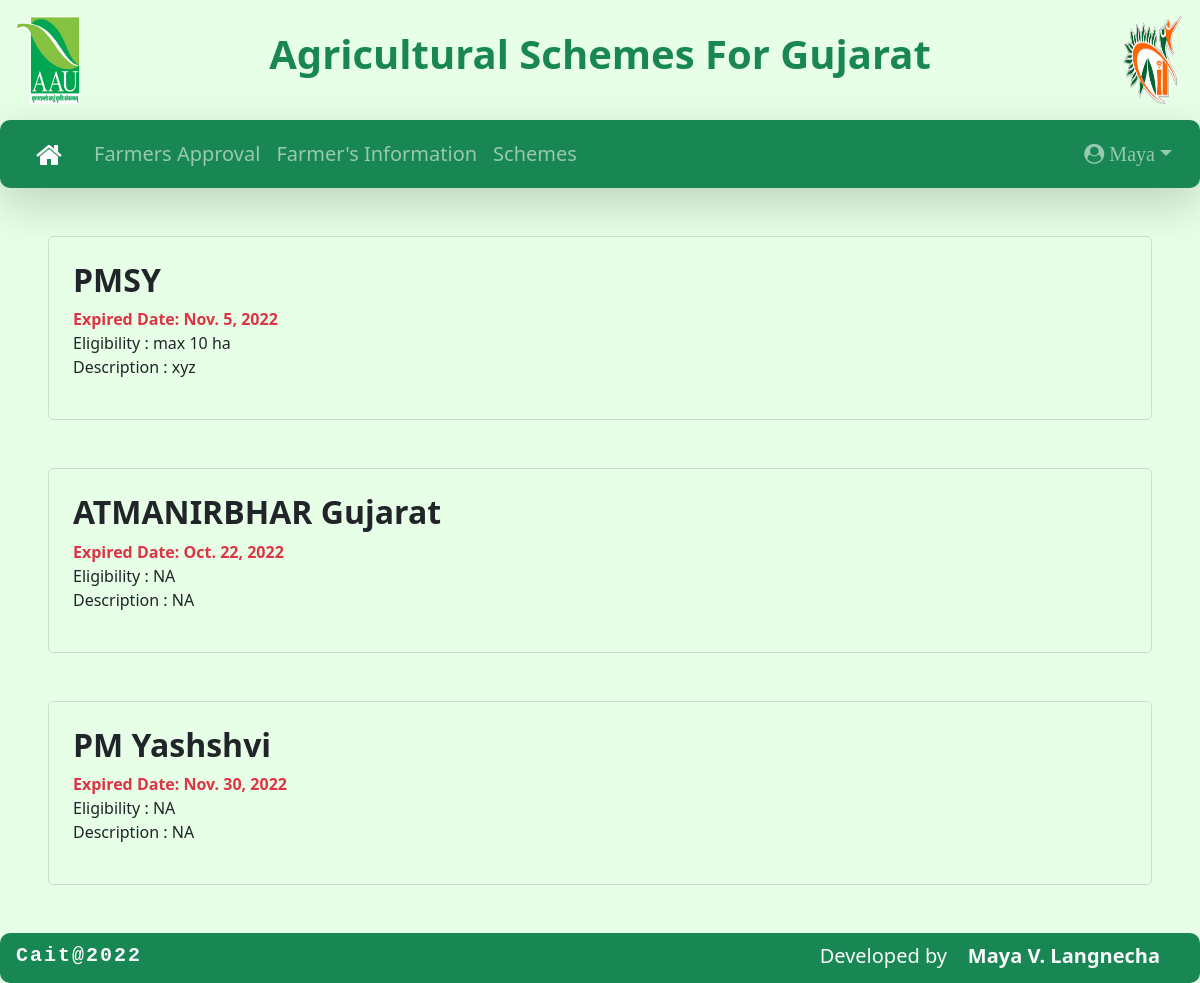
/admin_scheme/ (signed in), run on the app's committed database.
### model/models.py (models this page shows)
class user(models.Model):
    Id = models.AutoField(primary_key=True)
    Mobile_number = models.CharField(max_length=10,unique=True)
    Name = models.CharField(max_length=100)
    User_type = models.CharField(max_length=20)
    Valid_user_or_not = models.BooleanField()
    Servay_num = models.CharField(max_length=10)
    Password = models.CharField(max_length=12)
    District = models.CharField(max_length=30)
    Taluka = models.CharField(max_length=30)
    Village = models.CharField(max_length=30)
    Land_area = models.CharField(max_length=20)

class schemes(models.Model):
    Schemes_id = models.AutoField(primary_key=True)
    Name = models.CharField(max_length=100)
    Eligibility = models.CharField(max_length=1000)
    For_district = models.CharField(max_length=30)
    For_taluka = models.CharField(max_length=30)
    Starting_date = models.DateField(max_length=20)
    Ending_date = models.DateField(max_length=20)
    Schemes_desc = models.CharField(max_length=2000)

### Agricultural_scheme/views.py (the view)
# urls.py: path('admin_scheme/',views.admin_scheme,name='admin_scheme'),
def admin_scheme(request):
    if request.session.has_key('sarpanch'):
        fname = request.session['sname']
        vdata = user.objects.get(Mobile_number=suser)
        dist = vdata.District
        taluka = vdata.Taluka
        schemedata1 = schemes.objects.filter(For_district='ALL').values()
        schemedata2 = schemes.objects.filter(For_district=dist,For_taluka='ALL').values()
        schemedata3 = schemes.objects.filter(For_district=dist,For_taluka=taluka).values()
        context={
            'schemedata1' : schemedata1,
            'schemedata2' : schemedata2,
            'schemedata3' : schemedata3,
            'sname' : sname,
            'suser' : suser,
            'sdata' : sdata,
        }
        return render(request, 'admin_scheme.html',context)
    else:
        return redirect(login)

### Templates/admin_scheme.html (shortened to what this page needs)
{% include "admin_header.html" %}
{% for i in schemedata1 %}
<div class="row">
    <div class="col-sm-12">
        <div class="card mx-5 mt-5 bg-transparent" style="border-radius: 5px;">
            <div class="card-body p-4">
                <h5 class="card-title fw-bold fs-2">{{i.Name}}</h5>
                <b class="text-danger">Expired Date: {{i.Ending_date}}</b>
                <p>Eligibility : {{i.Eligibility}} <br>
                    Description : {{i.Schemes_desc}}</p>
            </div>
        </div>
    </div>
</div>
{% endfor %}
{% include "footer.html" %}

### Templates/admin_header.html (shortened to what this page needs)
<!DOCTYPE html>
<html lang="en">
<head>
    <link href="https://cdn.jsdelivr.net/npm/bootstrap@5.0.2/dist/css/bootstrap.min.css" rel="stylesheet"
>
    <link rel="stylesheet" href="https://cdnjs.cloudflare.com/ajax/libs/font-awesome/4.7.0/css/font-awesome.min.css">
    <link rel="stylesheet" href="/static/css/style.css">
</head>
<body>
    <div class="container-fluid all">
        <div class="header">
            <div class="logo1"><img src="/static/images/aau.png" class="img p-3" alt="aau"></div>
            <div class="title text-center fs-1 p-4 fw-bold text-success">Agricultural Schemes For Gujarat</div>
            <div class="logo2"><img src="/static/images/cait.png" class="img p-3" alt="cait"></div>
        </div>
        <nav class="navbar navbar-expand-lg navbar-dark bg-success br shadow-lg">
            <div class="container-fluid">
                <a class="navbar-brand fs-3 mx-4" href="../admin_dashboard/"><i class="fa fa-home"
                        aria-hidden="true"></i>
                </a>
                <div class="collapse navbar-collapse" id="navbarSupportedContent">
                    <ul class="navbar-nav me-auto mb-2 mb-lg-0">
                        <li class="nav-item">
                            <a class="nav-link fs-5" aria-current="page" href="../admin_approval/">Farmers Approval</a>
                        </li>
                        <li class="nav-item">
                            <a class="nav-link fs-5" aria-current="page" href="../admin_farm_info/">Farmer's
                                Information</a>
                        </li>
                        <li class="nav-item">
                            <a class="nav-link fs-5" aria-current="page" href="../admin_scheme/">Schemes</a>
                        </li>
                    </ul>
                    <ul class="navbar-nav">
                        <li class="nav-item dropdown">
                            <a href="#" class="nav-link dropdown-toggle fs-5 px-3" data-bs-toggle="dropdown"><i
                                    class="fa fa-user-circle" aria-hidden="true">&nbsp;{{sname}}</i></a>
                        </li>
                    </ul>
                </div>
            </div>
        </nav>
        <div class="main">

### Static/CSS/Style.css (style rules this page uses)
html { overflow-x: hidden; }
.all { margin: 0; padding: 0; width: 100vw; min-height: 100vh; background-color: #e6ffe6; }
.br { border-radius: 10px; }
.header { width: 100vw; height: 120px; }
.title { width: 84vw; height: 100%; float: left; }
.logo1 { width: 8vw; height: 100%; float: left; }
.logo2 { width: 8vw; height: 100%; float: left; }
.img { width: 100%; height: 100%; border-radius: 20px; }
.main { min-height: 75vh; width: 100vw; }

### data on the page
user: Name "Maya"
schemes: Name "PMSY", Ending_date "Nov. 5, 2022", Eligibility "max 10 ha", Schemes_desc "xyz"
schemes: Name "ATMANIRBHAR Gujarat", Ending_date "Oct. 22, 2022", Eligibility "NA", Schemes_desc "NA"
schemes: Name "PM Yashshvi", Ending_date "Nov. 30, 2022", Eligibility "NA", Schemes_desc "NA"
